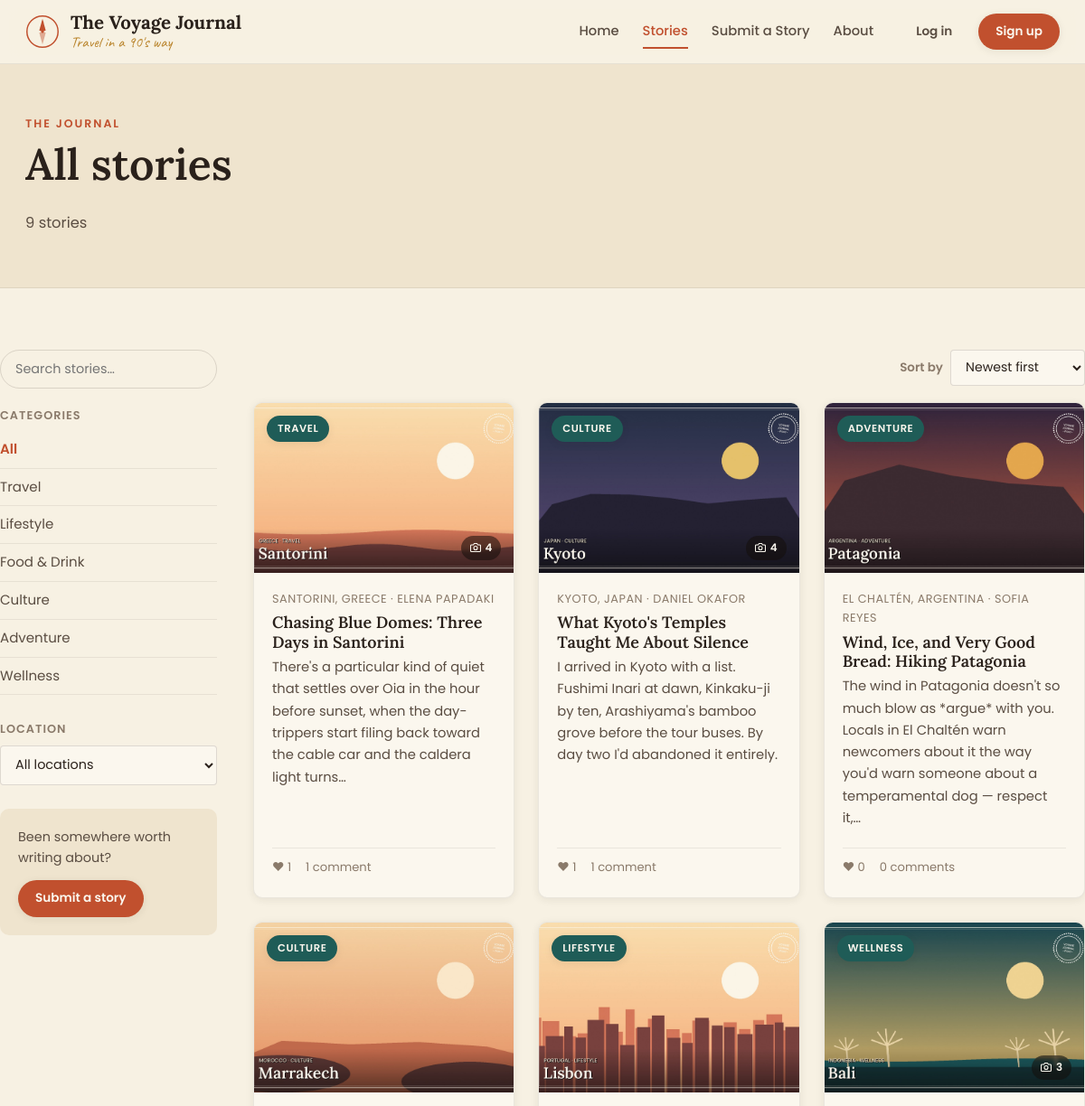
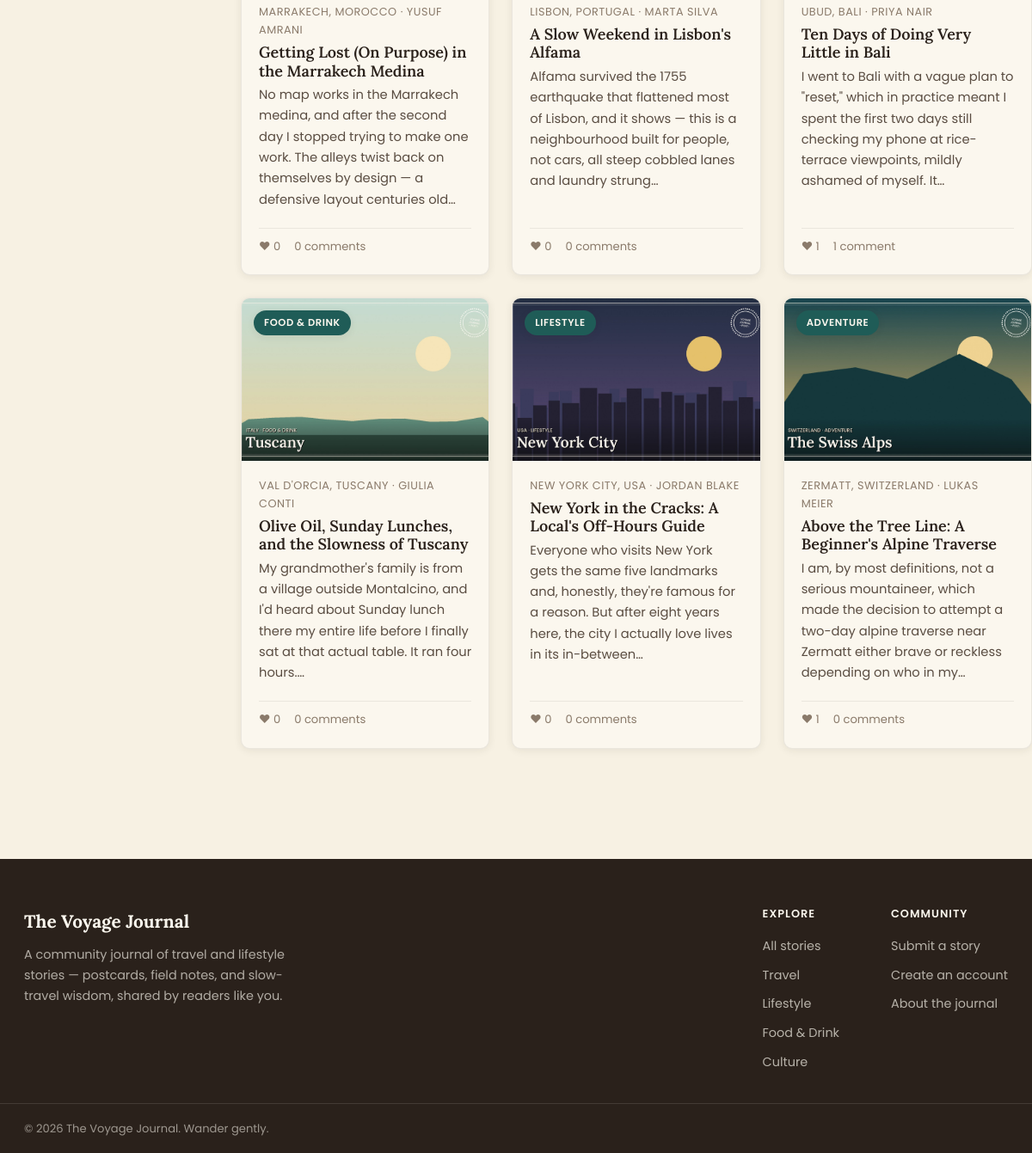
Page /blog on the committed database (2 pictures, top to bottom).
### tables this page shows
CREATE TABLE posts (
    id                   INTEGER PRIMARY KEY AUTOINCREMENT,
    title                TEXT NOT NULL,
    slug                 TEXT UNIQUE NOT NULL,
    excerpt              TEXT,
    content              TEXT NOT NULL,
    cover_image          TEXT,
    category             TEXT NOT NULL,
    location             TEXT,
    author_name          TEXT NOT NULL,
    author_email         TEXT,
    submitted_by_user_id INTEGER REFERENCES users(id) ON DELETE SET NULL,
    status               TEXT NOT NULL DEFAULT 'pending' CHECK (status IN ('pending', 'approved', 'rejected')),
    admin_note           TEXT,
    view_count           INTEGER NOT NULL DEFAULT 0,
    share_count          INTEGER NOT NULL DEFAULT 0,
    pinned               INTEGER NOT NULL DEFAULT 0,
    pinned_at            TEXT,
    created_at           TEXT NOT NULL DEFAULT (datetime('now')),
    approved_at          TEXT
);

### app/blog.py (the view)
@bp.route("/blog")
def listing():
    db = get_db()
    category = request.args.get("category", "").strip()
    location = request.args.get("location", "").strip()
    q = request.args.get("q", "").strip()
    sort = request.args.get("sort", "newest").strip()
    if sort not in SORT_OPTIONS:
        sort = "newest"
    query = "SELECT * FROM posts WHERE status = 'approved'"
    params = []
    if category:
        query += " AND category = ?"
        params.append(category)
    if location:
        query += " AND location = ?"
        params.append(location)
    if q:
        query += " AND (title LIKE ? OR excerpt LIKE ? OR content LIKE ? OR location LIKE ?)"
        like = f"%{q}%"
        params.extend([like, like, like, like])
    query += " ORDER BY approved_at DESC, created_at DESC"
    rows = db.execute(query, params).fetchall()
    posts = [_post_with_counts(r) for r in rows]
    if sort == "liked":
        posts.sort(key=lambda p: p["like_count"], reverse=True)
    elif sort == "title":
        posts.sort(key=lambda p: (p["title"] or "").lower())
    elif sort == "location":
        posts.sort(key=lambda p: (p["location"] or "").lower())
    all_locations = [
        r["location"]
        for r in db.execute(
            "SELECT DISTINCT location FROM posts "
            "WHERE status = 'approved' AND location IS NOT NULL AND location != '' "
            "ORDER BY location ASC"
        ).fetchall()
    ]
    return render_template(
        "blog_list.html",
        posts=posts,
        active_category=category,
        active_location=location,
        active_sort=sort,
        sort_options=SORT_OPTIONS,
        all_locations=all_locations,
        q=q,
    )

### app/blog.py (called while the page is built)
def _post_with_counts(row):
    post = dict(row)
    db = get_db()
    post["like_count"] = db.execute(
        "SELECT COUNT(*) FROM likes WHERE post_id = ?", (post["id"],)
    ).fetchone()[0]
    post["comment_count"] = db.execute(
        "SELECT COUNT(*) FROM comments WHERE post_id = ?", (post["id"],)
    ).fetchone()[0]
    post["gallery_count"] = db.execute(
        "SELECT COUNT(*) FROM post_images WHERE post_id = ?", (post["id"],)
    ).fetchone()[0]
    return post

### app/db.py (called while the page is built)
def get_db():
    if "db" not in g:
        g.db = sqlite3.connect(
            current_app.config["DATABASE"],
            detect_types=sqlite3.PARSE_DECLTYPES,
        )
        g.db.row_factory = sqlite3.Row
        g.db.execute("PRAGMA foreign_keys = ON")
    return g.db

### app/utils.py (called while the page is built)
def load_logged_in_user():
    user_id = session.get("user_id")
    if user_id is None:
        g.user = None
    else:
        g.user = get_db().execute(
            "SELECT * FROM users WHERE id = ?", (user_id,)
        ).fetchone()

### templates/blog_list.html (shortened to what this page needs)
{% extends "base.html" %}
{% block body_class %}page-listing{% endblock %}
{% block content %}
<section class="page-header">
  <div class="wrap">
    <p class="eyebrow">The Journal</p>
    <h1>{{ 'Results for “' ~ q ~ '”' if q else (active_location if active_location else (active_category if active_category else 'All stories')) }}</h1>
    <p class="page-header-sub">
      {{ posts|length }} stor{{ 'y' if posts|length == 1 else 'ies' }}
    </p>
  </div>
</section>
<section class="wrap section listing-layout">
  <aside class="filters">
    <form class="search-form" method="get" action="{{ url_for('blog.listing') }}">
      <input type="search" name="q" placeholder="Search stories…" value="{{ q }}">
    </form>
    <h4>Categories</h4>
    <ul class="filter-list">
      <li><a href="{{ url_for('blog.listing', q=q, location=active_location, sort=active_sort) }}" class="{{ 'active' if not active_category else '' }}">All</a></li>
      {% for cat in categories %}
      <li><a href="{{ url_for('blog.listing', category=cat, q=q, location=active_location, sort=active_sort) }}" class="{{ 'active' if active_category == cat else '' }}">{{ cat }}</a></li>
      {% endfor %}
    </ul>
    {% if all_locations %}
    <h4>Location</h4>
    <form class="filter-select-form" method="get" action="{{ url_for('blog.listing') }}">
      <select name="location" onchange="this.form.submit()">
        <option value="">All locations</option>
      </select>
    </form>
    {% endif %}
    <div class="filter-cta">
      <p>Been somewhere worth writing about?</p>
      <a class="btn btn-primary btn-sm" href="{{ url_for('blog.submit') }}">Submit a story</a>
    </div>
  </aside>
  <div class="listing-results">
    <div class="listing-results-toolbar">
      <form class="sort-form" method="get" action="{{ url_for('blog.listing') }}">
        <label for="sort">Sort by</label>
        <select id="sort" name="sort" onchange="this.form.submit()">
          {% for value, label in sort_options.items() %}
          <option value="{{ value }}" {{ 'selected' if active_sort == value }}>{{ label }}</option>
          {% endfor %}
        </select>
      </form>
    </div>
    {% if posts %}
    <div class="card-grid">
      {% for post in posts %}
      <a class="post-card" href="{{ url_for('blog.detail', slug=post.slug) }}">
        <div class="post-card-media">
          {% if post.cover_image %}
          <img src="{{ url_for('uploaded_file', filename=post.cover_image) }}" alt="{{ post.title }}" loading="lazy">
          {% endif %}
          <span class="tag tag-on-media">{{ post.category }}</span>
          {% if post.gallery_count %}<span class="photo-count-badge"><svg class="icon-camera" viewBox="0 0 24 24" width="12" height="12" fill="none" stroke="currentColor" stroke-width="2.2" stroke-linecap="round" stroke-linejoin="round"><path d="M23 19a2 2 0 0 1-2 2H3a2 2 0 0 1-2-2V8a2 2 0 0 1 2-2h4l2-3h6l2 3h4a2 2 0 0 1 2 2z"/><circle cx="12" cy="13" r="4"/></svg> {{ post.gallery_count + 1 }}</span>{% endif %}
        </div>
        <div class="post-card-body">
          <p class="meta">{{ post.location }}{% if post.location %} · {% endif %}{{ post.author_name }}</p>
          <h3>{{ post.title }}</h3>
          <p class="excerpt">{{ post.excerpt }}</p>
          <div class="post-card-stats">
            <span>♥ {{ post.like_count }}</span>
            <span>{{ post.comment_count }} comment{{ 's' if post.comment_count != 1 else '' }}</span>
          </div>
        </div>
      </a>
      {% endfor %}
    </div>
    {% else %}
    <div class="empty-state">
      <h3>No stories here yet</h3>
      <p>Try a different category, location, or search term — or be the first to write one.</p>
      <a class="btn btn-primary" href="{{ url_for('blog.submit') }}">Submit a story</a>
    </div>
    {% endif %}
  </div>
</section>
{% endblock %}

### rows in the picture
posts: cover_image (picture), category "TRAVEL", gallery_count "4", location "SANTORINI, GREECE", author_name "ELENA PAPADAKI", title "Chasing Blue Domes: Three Days in Santorini", excerpt "There's a particular kind of quiet that settles over Oia in the hour before sunset, when the day-trippers start filing back toward the cable car and the caldera light turns…", like_count "1", comment_count "1"
posts: cover_image (picture), category "CULTURE", gallery_count "4", location "KYOTO, JAPAN", author_name "DANIEL OKAFOR", title "What Kyoto's Temples Taught Me About Silence", excerpt "I arrived in Kyoto with a list. Fushimi Inari at dawn, Kinkaku-ji by ten, Arashiyama's bamboo grove before the tour buses. By day two I'd abandoned it entirely.", like_count "1", comment_count "1"
posts: cover_image (picture), category "ADVENTURE", location "EL CHALTÉN, ARGENTINA", author_name "SOFIA REYES", title "Wind, Ice, and Very Good Bread: Hiking Patagonia", excerpt "The wind in Patagonia doesn't so much blow as *argue* with you. Locals in El Chaltén warn newcomers about it the way you'd warn someone about a temperamental dog — respect it,…", like_count "0", comment_count "0", comment_count "s"
posts: cover_image (picture), category "CULTURE", location "MARRAKECH, MOROCCO", author_name "YUSUF AMRANI", title "Getting Lost (On Purpose) in the Marrakech Medina", excerpt "No map works in the Marrakech medina, and after the second day I stopped trying to make one work. The alleys twist back on themselves by design — a defensive layout centuries old…", like_count "0", comment_count "0", comment_count "s"
posts: cover_image (picture), category "LIFESTYLE", location "LISBON, PORTUGAL", author_name "MARTA SILVA", title "A Slow Weekend in Lisbon's Alfama", excerpt "Alfama survived the 1755 earthquake that flattened most of Lisbon, and it shows — this is a neighbourhood built for people, not cars, all steep cobbled lanes and laundry strung…", like_count "0", comment_count "0", comment_count "s"
posts: cover_image (picture), category "WELLNESS", gallery_count "3", location "UBUD, BALI", author_name "PRIYA NAIR", title "Ten Days of Doing Very Little in Bali", excerpt "I went to Bali with a vague plan to \"reset,\" which in practice meant I spent the first two days still checking my phone at rice-terrace viewpoints, mildly ashamed of myself. It…", like_count "1", comment_count "1"
posts: cover_image (picture), category "FOOD & DRINK", location "VAL D'ORCIA, TUSCANY", author_name "GIULIA CONTI", title "Olive Oil, Sunday Lunches, and the Slowness of Tuscany", excerpt "My grandmother's family is from a village outside Montalcino, and I'd heard about Sunday lunch there my entire life before I finally sat at that actual table. It ran four hours.…", like_count "0", comment_count "0", comment_count "s"
posts: cover_image (picture), category "LIFESTYLE", location "NEW YORK CITY, USA", author_name "JORDAN BLAKE", title "New York in the Cracks: A Local's Off-Hours Guide", excerpt "Everyone who visits New York gets the same five landmarks and, honestly, they're famous for a reason. But after eight years here, the city I actually love lives in its in-between…", like_count "0", comment_count "0", comment_count "s"
posts: cover_image (picture), category "ADVENTURE", location "ZERMATT, SWITZERLAND", author_name "LUKAS MEIER", title "Above the Tree Line: A Beginner's Alpine Traverse", excerpt "I am, by most definitions, not a serious mountaineer, which made the decision to attempt a two-day alpine traverse near Zermatt either brave or reckless depending on who in my…", like_count "1", comment_count "0", comment_count "s"

### other values in the picture
{{ site.name }} "The Voyage Journal"
{{ site.tagline }} "Travel in a 90's way"
{{ posts|length }} "9"
{{ 'y' if posts|length == 1 else 'ies' }} "ies"
{{ cat }} "Travel" "Lifestyle" "Food & Drink" "Culture" "Adventure" "Wellness"
{{ site.description }} "A community journal of travel and lifestyle stories — postcards, field notes, and slow-travel wisdom, shared by readers like you."
{{ cat }} "Travel" "Lifestyle" "Food & Drink" "Culture"
{{ 2026 }} "2026"
form field sort "Newest first"
